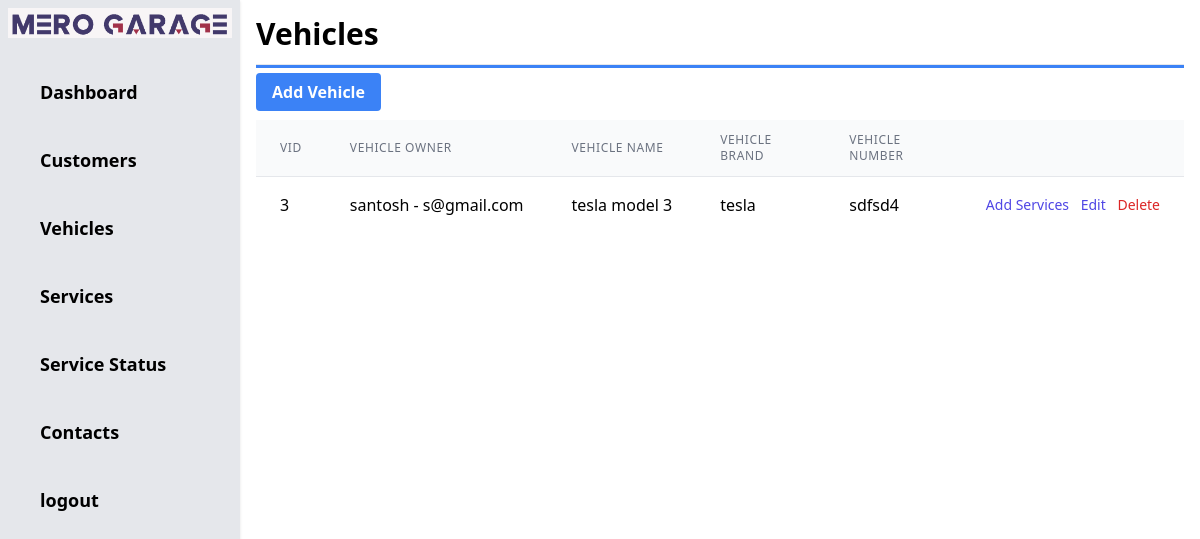
Before: /admin/vehicles.php with the older database file.
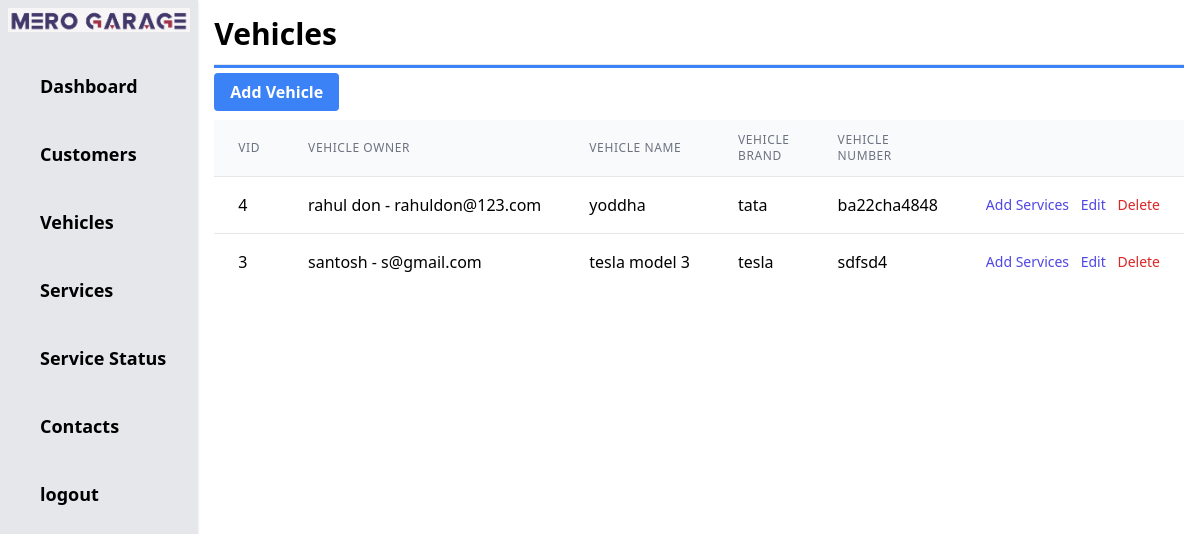
After: the same page with the newer database file.
### tables this page shows
CREATE TABLE `vehicles` (
  `vid` int(11) NOT NULL,
  `cid` int(50) NOT NULL,
  `cname` varchar(50) NOT NULL,
  `vname` varchar(100) NOT NULL,
  `vbrand` varchar(50) NOT NULL,
  `vnumber` varchar(50) NOT NULL,
  `vservice` varchar(1000) NOT NULL
);

### admin/vehicles.php (the view, shortened to what this page needs)
<?php include 'header.php'; ?>
<?php
    $qry = "SELECT * FROM vehicles ORDER BY vid DESC";
    include '../includes/dbconnection.php';
    $result = mysqli_query($conn, $qry);
?>
<h1 class="text-3xl font-bold">Vehicles</h1>
    <hr class="my-3 h-1 bg-blue-500">
        <div class="mb-4">
            <a href="addvehicle.php" class="bg-blue-500 hover:bg-blue-700 text-white font-bold py-2 px-4 rounded">Add Vehicle</a>
        </div>
        <div class="">
            <table class="min-w-full divide-y divide-gray-200">
                <thead class="bg-gray-50">
                    <tr>
                        <th scope="col"
                            class="px-6 py-3 text-left text-xs font-medium text-gray-500 uppercase tracking-wider">
                            VID</th>
                        <th scope="col"
                            class="px-6 py-3 text-left text-xs font-medium text-gray-500 uppercase tracking-wider">
                            Vehicle Owner</th>
                        <th scope="col"
                            class="px-6 py-3 text-left text-xs font-medium text-gray-500 uppercase tracking-wider">
                            Vehicle Name</th>
                        <th scope="col"
                            class="px-6 py-3 text-left text-xs font-medium text-gray-500 uppercase tracking-wider">
                            Vehicle Brand</th>
                        <th scope="col"
                            class="px-6 py-3 text-left text-xs font-medium text-gray-500 uppercase tracking-wider">
                            Vehicle Number</th>
                        <th scope="col" class="relative px-6 py-3">
                        </th>
                    </tr>
                </thead>
                <tbody class="bg-white divide-y divide-gray-200">
                    <?php while($row = mysqli_fetch_assoc($result)){  ?>
                    <tr>
                        <td class="px-6 py-4 whitespace-nowrap"><?php echo $row['vid'];?></td>
                        <td class="px-6 py-4 whitespace-nowrap"><?php echo $row['cname'];?></td>
                        <td class="px-6 py-4 whitespace-nowrap"><?php echo $row['vname'];?></td>
                        <td class="px-6 py-4 whitespace-nowrap"><?php echo $row['vbrand'];?></td>
                        <td class="px-6 py-4 whitespace-nowrap"><?php echo $row['vnumber'];?></td>
                        <td class="px-6 py-4 whitespace-nowrap text-right text-sm font-medium">
                            <a href="addservices.php?vid=<?php echo $row['vid'];?>" class="text-indigo-600 hover:text-indigo-900 mr-2">Add Services</a>
                            <a href="editvehicle.php?vid=<?php echo $row['vid'];?>" class="text-indigo-600 hover:text-indigo-900 mr-2">Edit</a>
                            <a href="vehicles.php?vid=<?php echo $row['vid'];?>" class="text-red-600 hover:text-red-900">Delete</a>
                        </td>
                    </tr>
                    <?php } ?>
                </tbody>
            </table>
        </div>

Changed rows visible on the page:
added vehicles: vid "4", cname "rahul don - rahuldon@123.com", vname "yoddha", vbrand "tata", vnumber "ba22cha4848"
